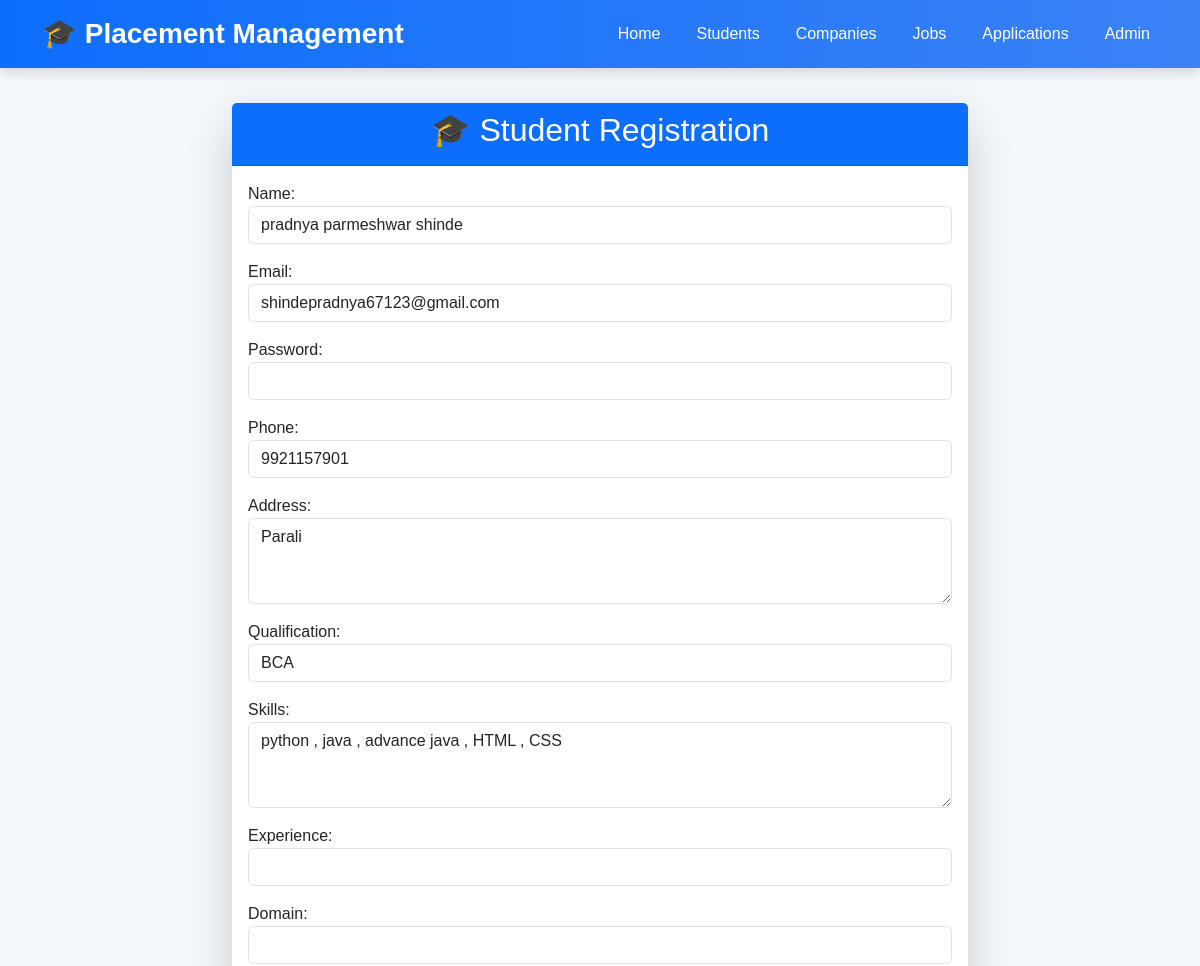
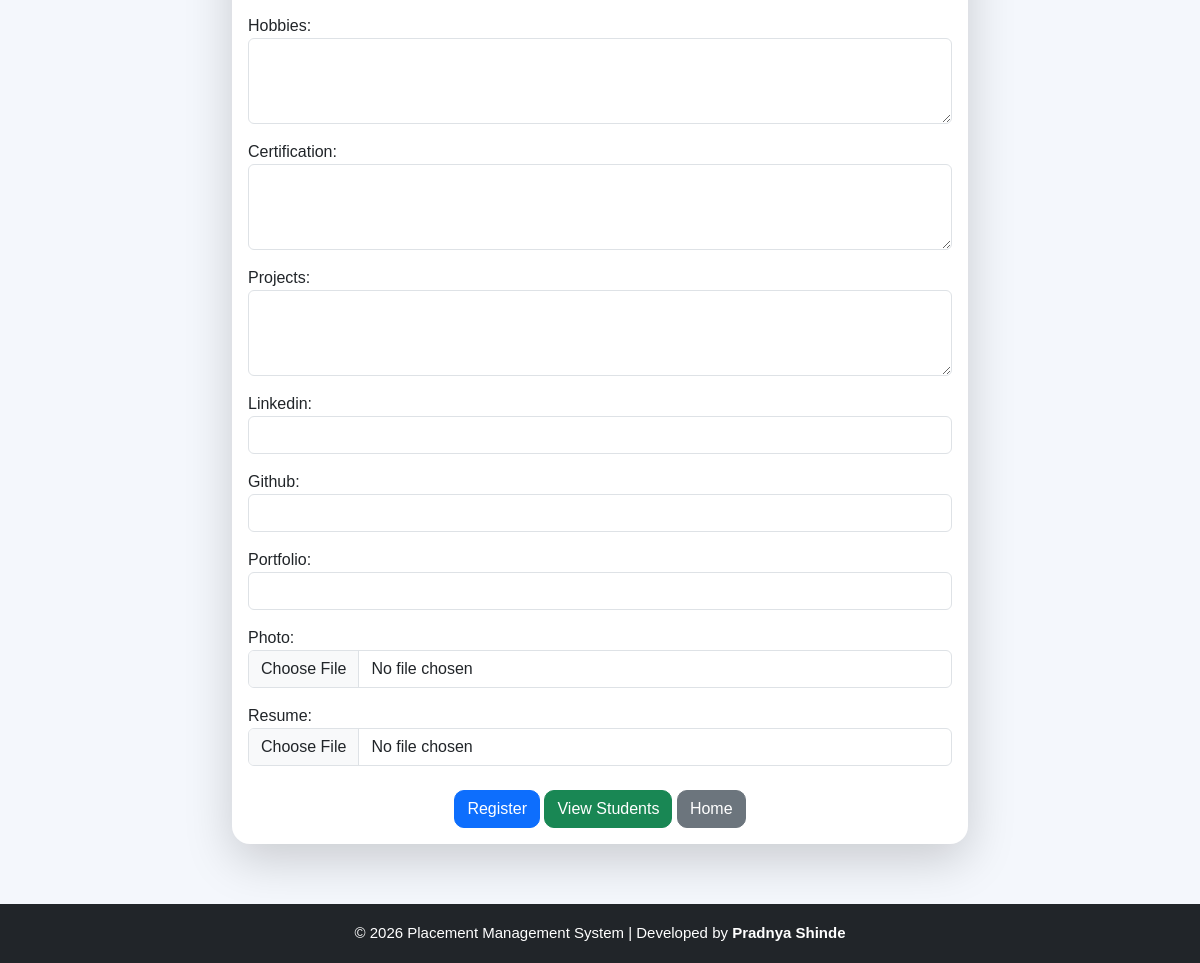
Page /edit/1/ on the committed database (2 pictures, top to bottom).
### student/models.py (models this page shows, shortened)
class Student(models.Model):
    STATUS_CHOICES = [
        ('Active', 'Active'),
        ('Opt Out', 'Opt Out'),
    ]
    name = models.CharField(max_length=100)
    email = models.EmailField(unique=True)
    password = models.CharField(max_length=100)
    phone = models.CharField(max_length=15)
    address = models.TextField()
    qualification = models.CharField(max_length=100)
    skills = models.TextField()
    experience = models.CharField(max_length=100, blank=True)
    domain = models.CharField(max_length=100, blank=True)
    hobbies = models.TextField(blank=True)
    certification = models.TextField(blank=True)
    projects = models.TextField(blank=True)
    linkedin = models.URLField(blank=True)
    github = models.URLField(blank=True)
    portfolio = models.URLField(blank=True)
    photo = models.ImageField(upload_to='photos/', blank=True, null=True)
    resume = models.FileField(upload_to='resumes/', blank=True, null=True)
    placement_status = models.CharField(
        max_length=20,
        choices=STATUS_CHOICES,
        default='Active'
    )

### student/views.py (the view)
# urls.py: path('edit/<int:id>/', views.edit_student, name='edit_student'),
def edit_student(request, id):
    student = Student.objects.get(id=id)
    if request.method == "POST":
        form = StudentForm(
            request.POST,
            request.FILES,
            instance=student
        )
        if form.is_valid():
            form.save()
            return redirect("student_list")
    else:
        form = StudentForm(instance=student)
    return render(
        request,
        "register.html",
        {"form": form}
    )

### student/templates/register.html (shortened to what this page needs)
{% extends 'base.html' %}
{% block content %}
<div class="row justify-content-center">
    <div class="col-md-8">
        <div class="card shadow-lg">
            <div class="card-header bg-primary text-white text-center">
                <h2>🎓 Student Registration</h2>
            </div>
            <div class="card-body">
                <form method="POST" enctype="multipart/form-data">
                    {{ form.as_p }}
                    <div class="text-center mt-4">
                        <button type="submit" class="btn btn-primary">
                            Register
                        </button>
                        <a href="{% url 'student_list' %}" class="btn btn-success">
                            View Students
                        </a>
                        <a href="{% url 'home' %}" class="btn btn-secondary">
                            Home
                        </a>
                    </div>
                </form>
            </div>
        </div>
    </div>
</div>
{% endblock %}

### student/templates/base.html (style rules this page uses)
body { background:#f4f7fc; font-family:Arial, Helvetica, sans-serif; }
.card { border:none; border-radius:18px; box-shadow:0 10px 25px rgba(0,0,0,.12); transition:.3s; }
.btn { border-radius:10px; transition:.3s; }

### rows in the picture
Student: name "pradnya parmeshwar shinde", email "shindepradnya67123@gmail.com", phone "9921157901", address "Parali", qualification "BCA", skills "python , java , advance java , HTML , CSS"
